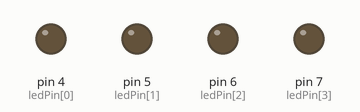
Recording of a sketch running on a simulated Arduino Uno, built with avr-gcc and run on an emulated ATmega328P. Shown: output pins drawn as LEDs (lit = HIGH).

Above: at 0.1 s.
At 4.1 s:
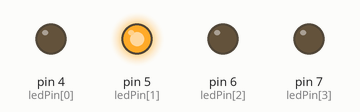
At 8.1 s:
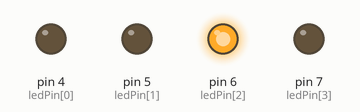
At 18.1 s:
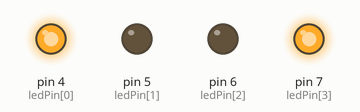
At 28.1 s:
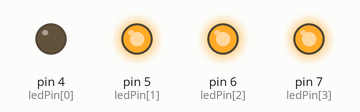
At 38.1 s:
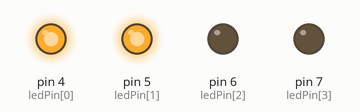
Timing chart, 0 to 39.6 s (numbered marks = the images above):
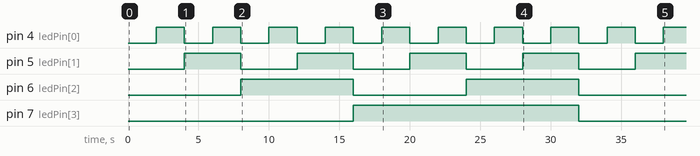

Measured:
- by itself, pin 4 (ledPin[0]): alternates HIGH for 2.0 s and LOW for 2.0 s
- by itself, pin 5 (ledPin[1]): alternates HIGH for 4.0 s and LOW for 4.0 s
- by itself, pin 6 (ledPin[2]): alternates HIGH for 8.0 s and LOW for 8.0 s
- by itself, pin 7 (ledPin[3]): LOW → HIGH at 16.0 s, → LOW 16.0 s later

The sketch:

led_binary_counter.ino
```cpp
int ledPin[] = {4,5,6,7};

void setup()
{


  int temp = 10;


  for (int i =0;i<4;i++)
  {
    pinMode(ledPin[i], OUTPUT);
  }

}


void loop()
{

  for (byte counter =0;counter<=15; counter++)
  {
    displayBinary(counter);
    delay(2000);
  }
}

void displayBinary(byte numToShow)
{
  for (int i =0;i<4;i++)
  {
    if (bitRead(numToShow, i)==1)
    {
      digitalWrite(ledPin[i], HIGH);
    }
    else
    {
      digitalWrite(ledPin[i], LOW);
    }
  }

}
```
